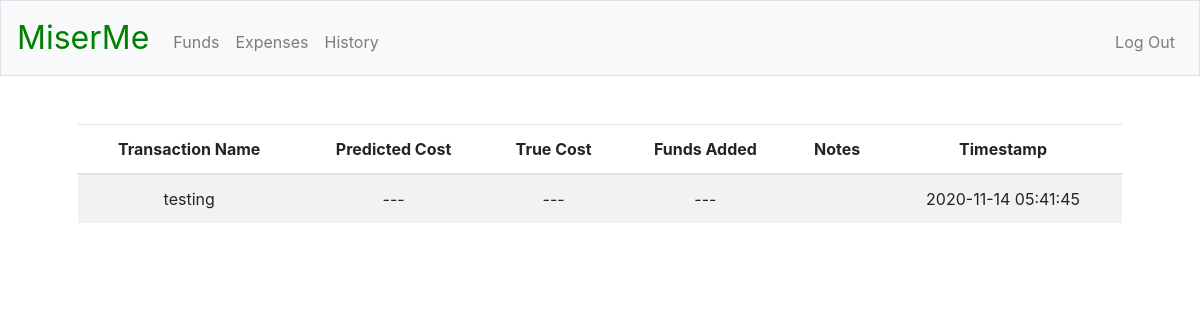
Before: /history (signed in) with the older database file.
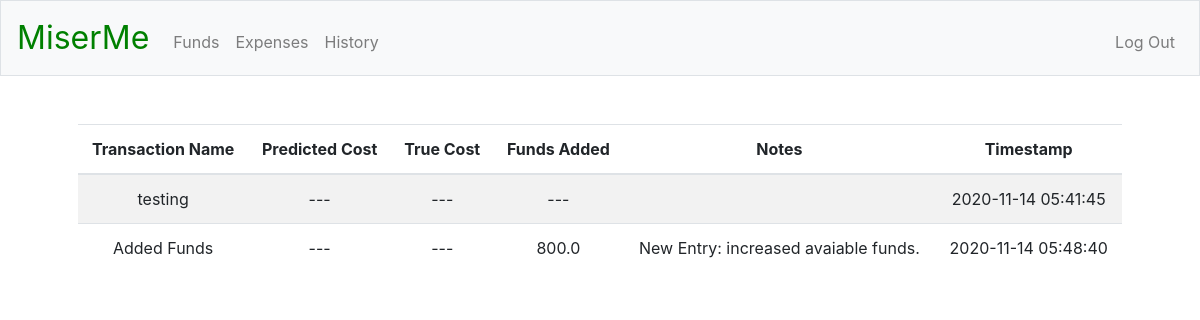
After: the same page with the newer database file.
### tables this page shows
CREATE TABLE history (
history_id INTEGER PRIMARY KEY AUTOINCREMENT NOT NULL,
user_id INTEGER NOT NULL,
txn_name TEXT NOT NULL,
date TEXT NOT NULL,
predicted_cost REAL NOT NULL,
true_cost REAL NOT NULL,
funds_added REAL DEFAULT "---" NOT NULL,
notes TEXT NOT NULL,
timestamp DATETIME DEFAULT CURRENT_TIMESTAMP,
FOREIGN KEY(user_id) REFERENCES registrants(id));

### app.py (the view)
@app.route("/history")
@login_required
def history():
    c.execute("""
    SELECT txn_name, predicted_cost, true_cost, funds_added, notes, timestamp FROM history WHERE user_id = :user_id;
    """, {"user_id": session["user_id"]})
    rows = c.fetchall()
    entries = []
    for row in rows:
        entries.append({
            "name": row[0],
            "predict": row[1],
            "true": row[2],
            "funds_added": row[3],
            "notes": row[4],
            "timestamp": row[5]
        })
    return render_template("history.html", entries = entries)

### helpers.py (called while the page is built)
def login_required(f):
    @wraps(f)
    def decorated_functions(*args, **kwargs):
        if session.get("user_id") is None:
            return redirect("/login")
        return f(*args, **kwargs)
    return decorated_functions

### templates/history.html (shortened to what this page needs)
{% extends "layout.html" %}
{% block main %}
    <table class="table table-striped">
        <thead>
            <tr>
                <th>Transaction Name</th>
                <th>Predicted Cost</th>
                <th>True Cost</th>
                <th>Funds Added</th>
                <th>Notes</th>
                <th>Timestamp</th>
            </tr>
        </thead>
        <tbody>
            {% for i in entries %}
            <tr>
                <td>{{ i["name"] }}</td>
                <td>{{ i["predict"] }}</td>
                <td>{{ i["true"] }}</td>
                <td>{{ i["funds_added"] }}</td>
                <td>{{ i["notes"] }}</td>
                <td>{{ i["timestamp"] }}</td>
            </tr>
            {% endfor %}
        </tbody>
    </table>
{% endblock %}

### templates/layout.html (shortened to what this page needs)
<!DOCTYPE html>
<html lang="en">
    <head>
        <link rel="stylesheet" href="https://stackpath.bootstrapcdn.com/bootstrap/4.5.2/css/bootstrap.min.css">
        <link href="/static/styles.css" rel="stylesheet">
    </head>
    <body>
        <nav class="navbar navbar-expand-md navbar-light bg-light border">
            <a class="navbar-brand" href="/"><span class="miserme_brand">MiserMe</span></a>
            <div class="collapse navbar-collapse" id="navbar">
                {% if session.user_id %}
                    <ul class="navbar-nav mr-auto mt-2">
                        <li class="nav-item"><a class="nav-link" href="/add_funds">Funds</a></li>
                        <li class="nav-item"><a class="nav-link" href="/expense">Expenses</a></li>
                        <li class="nav-item"><a class="nav-link" href="/history">History</a></li>
                    </ul>
                    <ul class="navbar-nav ml-auto mt-2">
                        <li class="nav-item"><a class="nav-link" href="/logout">Log Out</a></li>
                    </ul>
                {% else %}
                    <ul class="navbar-nav ml-auto mt-2">
                        <li class="nav-item"><a class="nav-link" href="/register">Register</a></li>
                        <li class="nav-item"><a class="nav-link" href="/login">Log In</a></li>
                    </ul>
                {% endif %}
            </div>
        </nav>
        <main class="container p-5">
            {% block main %}{% endblock %}
        </main>
    </body>
</html>

### static/styles.css (style rules this page uses)
main { overflow-x: auto; text-align: center; }
nav .navbar-brand { font-size: xx-large; }
nav .navbar-brand .miserme_brand { color: green; }

Changed rows visible on the page:
added history: name "Added Funds", predict "---", true "---", funds_added "800.0", notes "New Entry: increased avaiable funds.", timestamp "2020-11-14 05:48:40"
